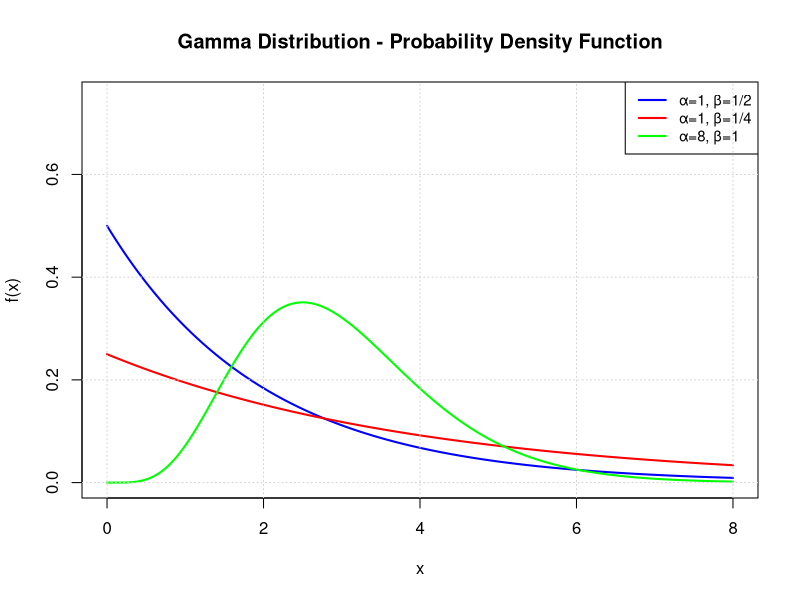

Source code (R):
## ---- chunk 1
#| code-fold: false
#| fig-cap: "Gamma Distribution - Probability Density Function with different shape and rate parameters"
#| label: fig-gamma-dist

# Set up the plot with appropriate range
plot(NULL, xlim = c(0, 8), ylim = c(0, 0.75),
     xlab = "x", ylab = "f(x)",
     main = "Gamma Distribution - Probability Density Function")

# Define parameters and colors
params <- list(
  list(alpha = 1, beta = 1/2, label = "α=1, β=1/2", color = "blue"),
  list(alpha = 1, beta = 1/4, label = "α=1, β=1/4", color = "red"),
  list(alpha = 6, beta = 2, label = "α=8, β=1", color = "green")
)

# Plot each distribution
for (i in seq_along(params)) {
  alpha <- params[[i]]$alpha
  beta <- params[[i]]$beta
  color <- params[[i]]$color

  # Create sequence of x values
  x <- seq(0, 8, length.out = 500)
  y <- dgamma(x, shape = alpha, rate = beta)

  # Plot the curve
  lines(x, y, col = color, lwd = 2)
}

# Add legend
legend("topright",
       legend = c("α=1, β=1/2", "α=1, β=1/4", "α=8, β=1"),
       col = c("blue", "red", "green"),
       lwd = 2,
       cex = 0.9)

# Add grid for better readability
grid()
